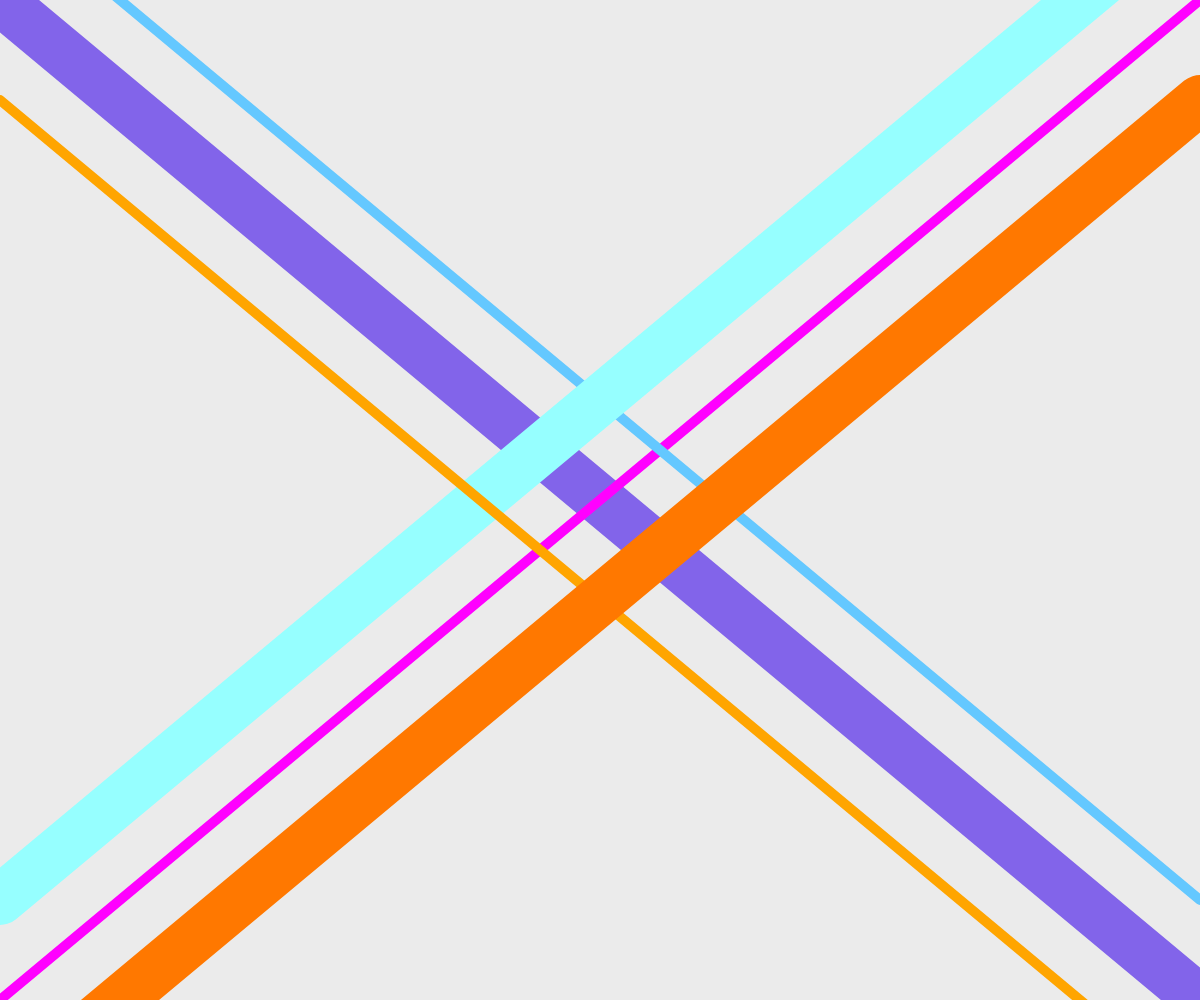
Frame 1 (no input)
Frame 60 (no input): identical to frame 1, image omitted
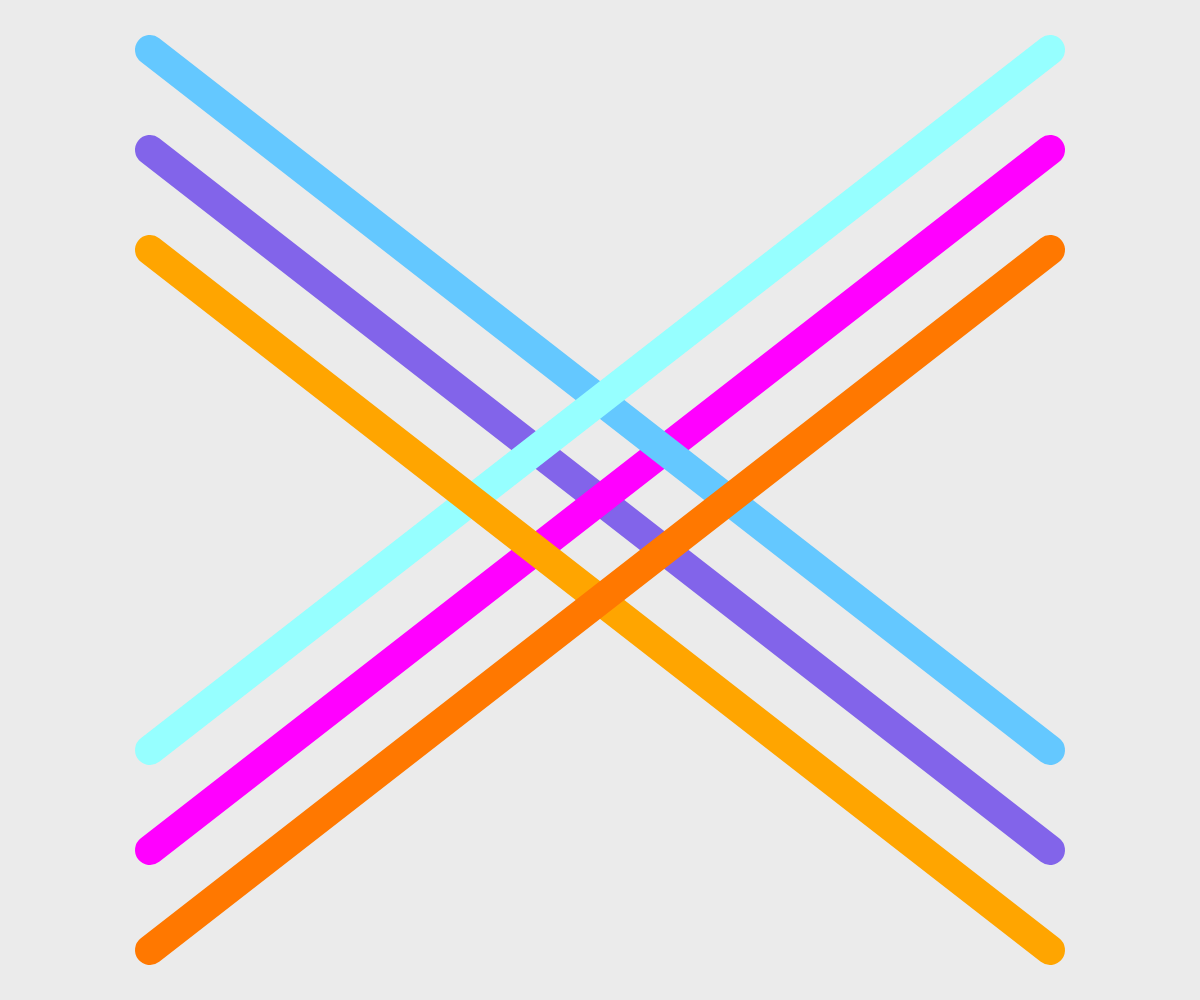
Frame 120 (the mouse pressed at the canvas centre since frame 60)

The p5.js sketch that drew these frames (run headless with seeded random() and noise() and a simulated clock; from frame 60 on, the mouse is pressed at the canvas centre):

// p5.js sketch
// ── sketch.js
const STROKE_MIN = 10;
const STROKE_MAX = 50;
const OFFSET_MIN = 0;
const OFFSET_MAX = 300;

function setup() {
  createCanvas(windowWidth, windowHeight);
  background(235);
}

function draw() {
  background(235);

  let inputValue = mouseY;
  let inputMin = 0;
  let inputMax = windowHeight;

  let greenStrokeWeight = map(inputValue, inputMin, inputMax, STROKE_MAX, STROKE_MIN);
  let pinkStrokeWeight = map(inputValue, inputMin, inputMax, STROKE_MIN, STROKE_MAX);
  let offset = map(inputValue, inputMin, inputMax, OFFSET_MIN, OFFSET_MAX);

  const Y_OFFSET_AMOUNT = windowHeight * 0.10; //Dublitzierte Linien werden versetzt

  let x1_main = offset;
  let x2_main = windowWidth - offset;

  stroke(130,100,234);
  strokeWeight(greenStrokeWeight);

  let y1_mid_g = offset;
  let y2_mid_g = windowHeight - offset;
  line(x1_main, y1_mid_g, x2_main, y2_mid_g);

  stroke(255,0,255);
  strokeWeight(pinkStrokeWeight);

  let y1_mid_p = windowHeight - offset;
  let y2_mid_p = offset;
  line(x1_main, y1_mid_p, x2_main, y2_mid_p);

  stroke(100,200,255);
  strokeWeight(pinkStrokeWeight);

  let y1_up_g = y1_mid_g - Y_OFFSET_AMOUNT;
  let y2_up_g = y2_mid_g - Y_OFFSET_AMOUNT;
  line(x1_main, y1_up_g, x2_main, y2_up_g);

  stroke(150,255,255);
  strokeWeight(greenStrokeWeight);

  let y1_up_p = y1_mid_p - Y_OFFSET_AMOUNT;
  let y2_up_p = y2_mid_p - Y_OFFSET_AMOUNT;
  line(x1_main, y1_up_p, x2_main, y2_up_p);

  stroke(255,165,0);
  strokeWeight(pinkStrokeWeight);

  let y1_down_g = y1_mid_g + Y_OFFSET_AMOUNT;
  let y2_down_g = y2_mid_g + Y_OFFSET_AMOUNT;
  line(x1_main, y1_down_g, x2_main, y2_down_g);

  stroke(255,120,0);
  strokeWeight(greenStrokeWeight);

  let y1_down_p = y1_mid_p + Y_OFFSET_AMOUNT;
  let y2_down_p = y2_mid_p + Y_OFFSET_AMOUNT;
  line(x1_main, y1_down_p, x2_main, y2_down_p);
}
